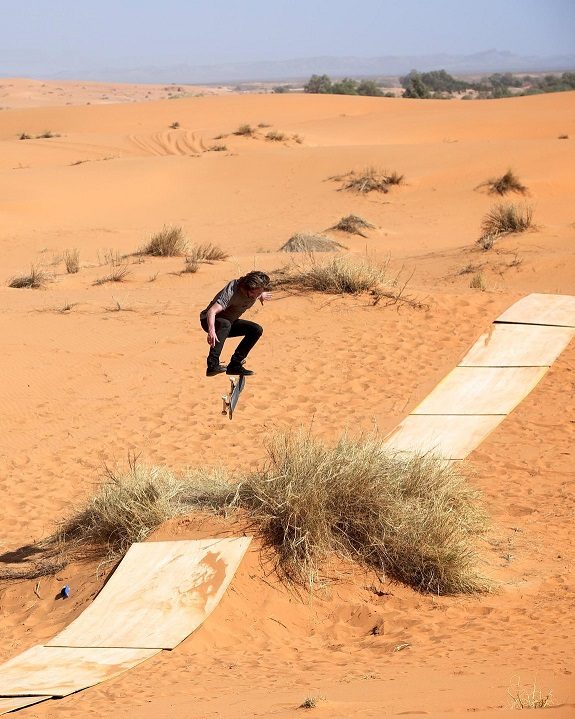
#> input picture First/desert.jpg, 575 x 719 px
$ jupyter execute First_class.ipynb
#> lines starting #> are read from the running program, lines starting #| are printed output that depends on the picture
[cell 1]
import cv2
image = cv2.imread('desert.jpg')
#> image is the input picture: shape (719, 575, 3); mean B, G, R 127.2, 169.6, 219.4
gray = cv2.cvtColor(image,cv2.COLOR_BGR2GRAY)
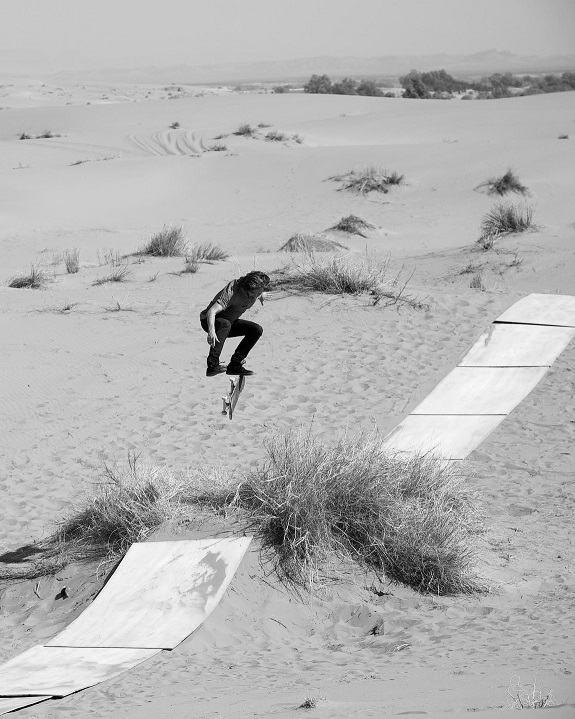
#> gray: shape (719, 575); min 0, max 252, mean 179.7
cv2.imshow('gr',gray)
cv2.waitKey(0)

[cell 2]
print(image.shape)
#| (719, 575, 3)
